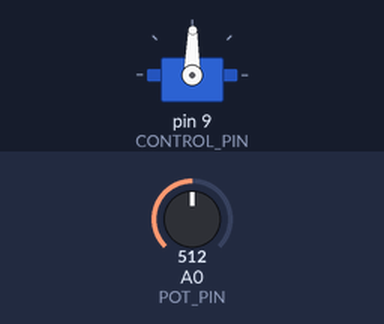
Bench run of a sketch on a simulated Arduino Uno, built with avr-gcc and run on an emulated ATmega328P. On the bench: servo. Inputs (shaded band) come from the test bench; at power-on: A0 (POT_PIN) = 512.

Above: at 1.2 s.
1.3 s: A0 (POT_PIN) set to 716
At 2.3 s:
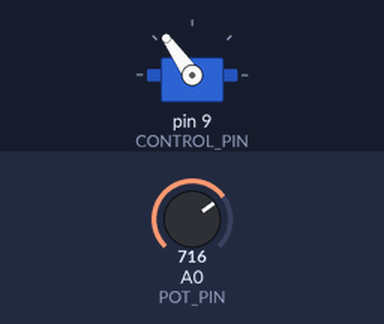
2.8 s: A0 (POT_PIN) set to 900
At 3.1 s:
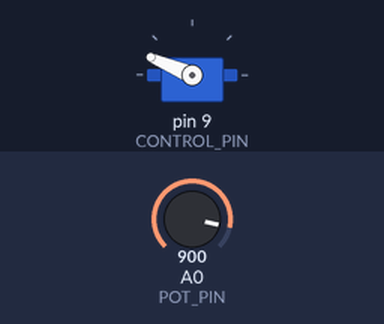
4.3 s: A0 (POT_PIN) set to 1023
At 4.6 s:
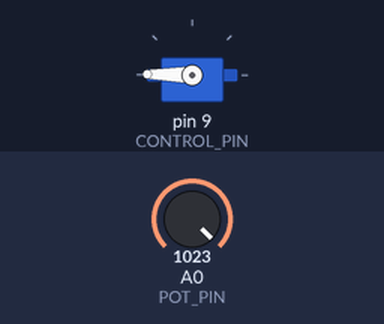
5.8 s: A0 (POT_PIN) set to 306
At 6.7 s:
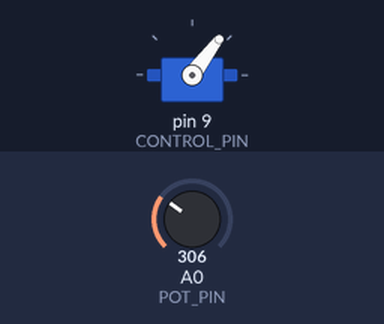
7.3 s: A0 (POT_PIN) set to 122
At 8.1 s:
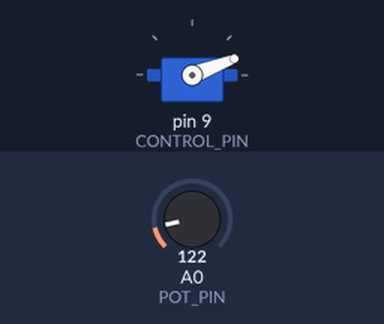
8.8 s: A0 (POT_PIN) set to 511
At 10.1 s:
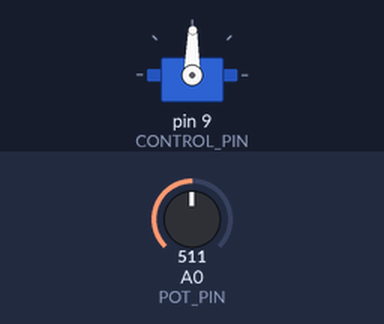
Timing chart, 0 to 11.3 s (numbered marks = the images above; inputs shaded):
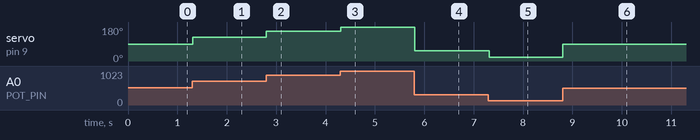

Measured:
- after the input at 1.3 s, servo on pin 9 (CONTROL_PIN): 89° → 125° at once
- after the input at 2.8 s, servo on pin 9 (CONTROL_PIN): 125° → 157° at once
- after the input at 4.3 s, servo on pin 9 (CONTROL_PIN): 157° → 179° at once
- after the input at 5.8 s, servo on pin 9 (CONTROL_PIN): 179° → 53° at once
- after the input at 7.3 s, servo on pin 9 (CONTROL_PIN): 53° → 21° at once
- after the input at 8.8 s, servo on pin 9 (CONTROL_PIN): 21° → 89° at once

The sketch:

mood_cue.ino
```cpp
#include <Servo.h>

#define POT_PIN A0      // analog pin to read in the twisty button thingy.
#define CONTROL_PIN 9   // digital pin for rotation of motor.
#define BAUD 9600

int potValue = 0;       // analog value of twisty button thingy (0-1023).
int angle = 0;          // angle value after map() has done its thing.

Servo myServo;          // servo motor object.

void setup()
{
  myServo.attach(CONTROL_PIN);

  Serial.begin(BAUD);
}

void loop()
{
  potValue = analogRead(POT_PIN);
  angle = map(potValue, 0, 1023, 0, 179);

  myServo.write(angle);
  delay(15);
}
```
